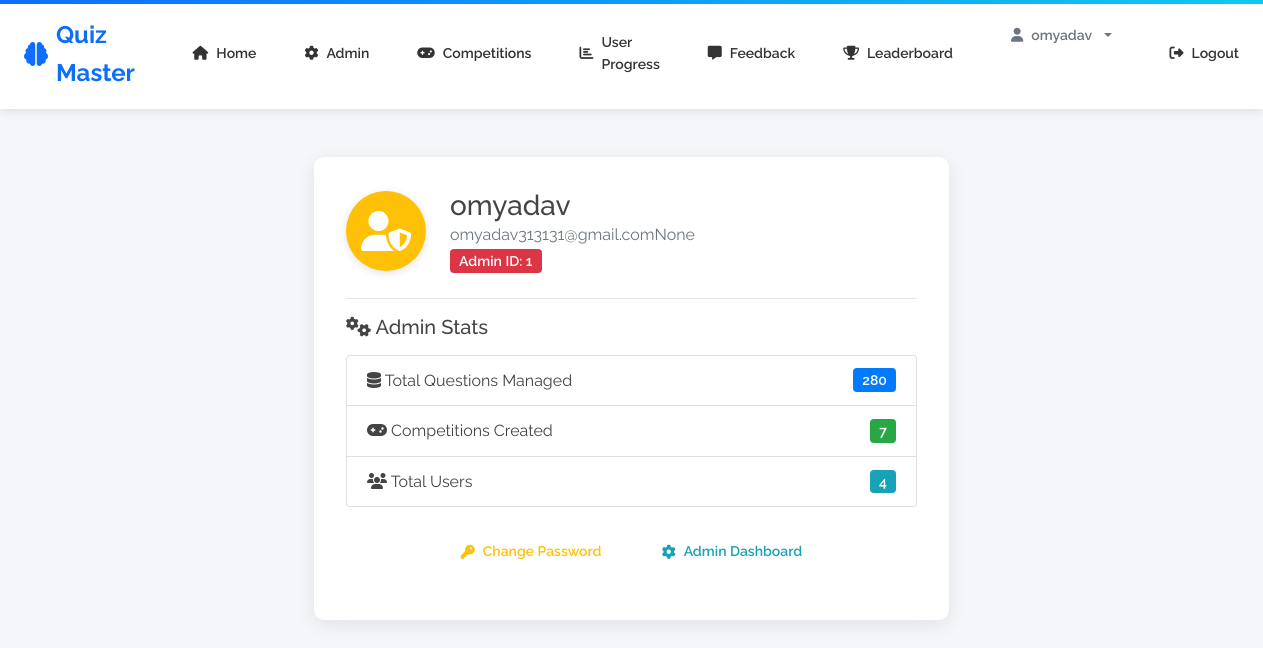
Screenshot of /admin/profile (signed in) with the database file from the repository.
### app/models.py (models this page shows, shortened)
class User(UserMixin, db.Model):
    id = db.Column(db.Integer, primary_key=True)
    username = db.Column(db.String(80), unique=True, nullable=False)
    email = db.Column(db.String(120), unique=True, nullable=True)
    password_hash = db.Column(db.String(128), nullable=False)
    role = db.Column(db.String(20), default=Role.USER)
    attempts = db.relationship('Attempt', backref='user', lazy=True)
    def is_admin(self):
        return self.role == Role.ADMIN

### app/admin/routes.py (the view)
@admin_bp.route('/profile')
@login_required
def admin_profile():
    questions_count = Question.query.count()
    competitions_count = Competition.query.count()
    users_count = User.query.count()
    return render_template('admin/profile.html', questions_count=questions_count, competitions_count=competitions_count, users_count=users_count)

### app/models.py (called while the page is built)
@login_manager.user_loader
def load_user(user_id):
    return User.query.get(int(user_id))

### app/templates/admin/profile.html (shortened to what this page needs)
{% extends 'base.html' %}
{% block content %}
<div class="container mt-5">
  <div class="row justify-content-center">
    <div class="col-md-7">
      <div class="card shadow-lg border-0">
        <div class="card-body p-4">
          <div class="d-flex align-items-center mb-4">
            <div class="profile-avatar bg-warning text-white rounded-circle d-flex align-items-center justify-content-center" style="width: 80px; height: 80px; font-size: 2.5rem;">
              <i class="fas fa-user-shield"></i>
            </div>
            <div class="ml-4">
              <h3 class="mb-0">{{ current_user.username }}</h3>
              <p class="text-muted mb-0">{{ current_user.email }}</p>
              <span class="badge badge-danger">Admin ID: {{ current_user.id }}</span>
            </div>
          </div>
          <hr>
          <h5 class="mb-3"><i class="fas fa-cogs"></i> Admin Stats</h5>
          <ul class="list-group mb-4">
            <li class="list-group-item d-flex justify-content-between align-items-center">
              <span><i class="fas fa-database"></i> Total Questions Managed</span>
              <span class="badge badge-primary badge-pill">{{ questions_count }}</span>
            </li>
            <li class="list-group-item d-flex justify-content-between align-items-center">
              <span><i class="fas fa-gamepad"></i> Competitions Created</span>
              <span class="badge badge-success badge-pill">{{ competitions_count }}</span>
            </li>
            <li class="list-group-item d-flex justify-content-between align-items-center">
              <span><i class="fas fa-users"></i> Total Users</span>
              <span class="badge badge-info badge-pill">{{ users_count }}</span>
            </li>
          </ul>
          <div class="text-center mb-3">
            <a href="{{ url_for('auth.change_password') }}" class="btn btn-outline-warning mr-2"><i class="fas fa-key"></i> Change Password</a>
            <a href="{{ url_for('admin.index') }}" class="btn btn-outline-info"><i class="fas fa-cog"></i> Admin Dashboard</a>
          </div>
        </div>
      </div>
    </div>
  </div>
</div>
{% endblock %}

### app/templates/base.html (shortened to what this page needs)
<!doctype html>
<html lang="en">
    <head>
        <link rel="stylesheet" href="https://maxcdn.bootstrapcdn.com/bootstrap/4.0.0/css/bootstrap.min.css">
        <link rel="stylesheet" href="https://cdnjs.cloudflare.com/ajax/libs/font-awesome/6.0.0/css/all.min.css">
        <link rel="stylesheet" href="{{ url_for('static', filename='css/professional.css') }}">
        <link rel="stylesheet" href="{{ url_for('static', filename='css/custom.css') }}">
        <link rel="stylesheet" href="{{ url_for('static', filename='css/leaderboard_vertical.css') }}">
    </head>
    <body>
    <nav>
        <div class="nav-brand">
            <i class="fas fa-brain"></i> Quiz Master
        </div>
        <div class="nav-links">
            <a href="{{ url_for('home') }}"><i class="fas fa-home"></i> Home</a>
            {%- if not current_user.is_authenticated -%}
            <a href="{{ url_for('auth.login') }}"><i class="fas fa-sign-in-alt"></i> Login</a>
            <a href="{{ url_for('auth.register') }}"><i class="fas fa-user-plus"></i> Register</a>
            <a href="{{ url_for('auth.admin_login') }}"><i class="fas fa-user-shield"></i> Admin Login</a>
            {%- else -%}
                {%- if current_user.is_admin() -%}
                <a href="{{ url_for('admin.index') }}"><i class="fas fa-cog"></i> Admin</a>
                <a href="{{ url_for('admin.competitions_view') }}"><i class="fas fa-gamepad"></i> Competitions</a>
                <a href="{{ url_for('admin.user_progress') }}"><i class="fas fa-chart-bar"></i> User Progress</a>
                <a href="{{ url_for('admin.feedback') }}"><i class="fas fa-comment-alt"></i> Feedback</a>
                <a href="{{ url_for('quiz.leaderboard') }}"><i class="fas fa-trophy"></i> Leaderboard</a>
                {%- endif -%}
            <div class="dropdown" style="display: inline-block; margin: 0 10px;">
                <button class="btn btn-sm btn-outline-secondary dropdown-toggle" type="button" id="profileDropdown" data-toggle="dropdown" aria-haspopup="true" aria-expanded="false">
                    <i class="fas fa-user"></i> {{ current_user.username }}
                </button>
            </div>
            <a href="{{ url_for('auth.logout') }}"><i class="fas fa-sign-out-alt"></i> Logout</a>
            {%- endif -%}
        </div>
    </nav>
    {% block content %}{% endblock %}
    </body>
</html>

### app/static/css/professional.css (style rules this page uses)
:root { --primary-color: #0d6efd; --secondary-color: #6c757d; --success-color: #198754; --danger-color: #dc3545; --warning-color: #ffc107; --light-color: #f8f9fa; --dark-color: #212529; }
* { margin: 0; padding: 0; box-sizing: border-box; }
body { font-family: 'Raleway', 'Segoe UI', sans-serif; background-color: #f4f6f9; color: #444; line-height: 1.6; }
nav { background: #fff; box-shadow: 0 2px 10px rgba(0, 0, 0, 0.1); padding: 0 !important; position: sticky; top: 0; z-index: 100; display: flex !important; justify-content: space-between !important; align-items: center !important; }
nav::before { content: ''; position: absolute; top: 0; left: 0; right: 0; height: 4px; background: linear-gradient(to right, #0d6efd, #0dcaf0); }
.nav-brand { font-size: 24px; font-weight: 700; color: #0d6efd; display: flex; align-items: center; gap: 0.5rem; margin: 0 !important; padding: 1rem 1.5rem !important; }
.nav-links { list-style: none !important; display: flex !important; gap: 0 !important; margin: 0 !important; padding: 0 !important; }
.nav-links { display: flex !important; gap: 0 !important; margin: 0 !important; padding: 0 !important; }
.nav-links a { display: flex; align-items: center; gap: 0.5rem; padding: 1rem 1.5rem !important; text-decoration: none !important; color: #333 !important; font-weight: 600; font-size: 14px; transition: all 0.3s ease; border-bottom: 3px solid transparent; }
.btn { padding: 10px 24px !important; border-radius: 5px !important; font-weight: 600 !important; border: none !important; transition: all 0.3s ease !important; font-size: 14px; display: inline-flex; align-items: center; gap: 0.5rem; }
.card { border: none !important; border-radius: 10px !important; box-shadow: 0 5px 20px rgba(0, 0, 0, 0.08) !important; max-width: 700px; width: 100%; }
.card-body { padding: 2rem !important; }
body { overflow-x: hidden; }

### app/static/css/custom.css (style rules this page uses)
.badge { padding: 0.35em 0.65em; font-size: 0.875em; font-weight: 600; border-radius: 0.25rem; }
.badge-success { background-color: #28a745; color: white; }
.badge-info { background-color: #17a2b8; color: white; }
.badge-danger { background-color: #dc3545; color: white; }

### app/templates/admin/profile.html (style rules this page uses)
.profile-avatar { box-shadow: 0 2px 8px rgba(0,0,0,0.12); }

### rows the page displays
User: username "omyadav", email "omyadav313131@gmail.comNone", id "1"

### other values shown
{{ questions_count }} "280"
{{ competitions_count }} "7"
{{ users_count }} "4"
